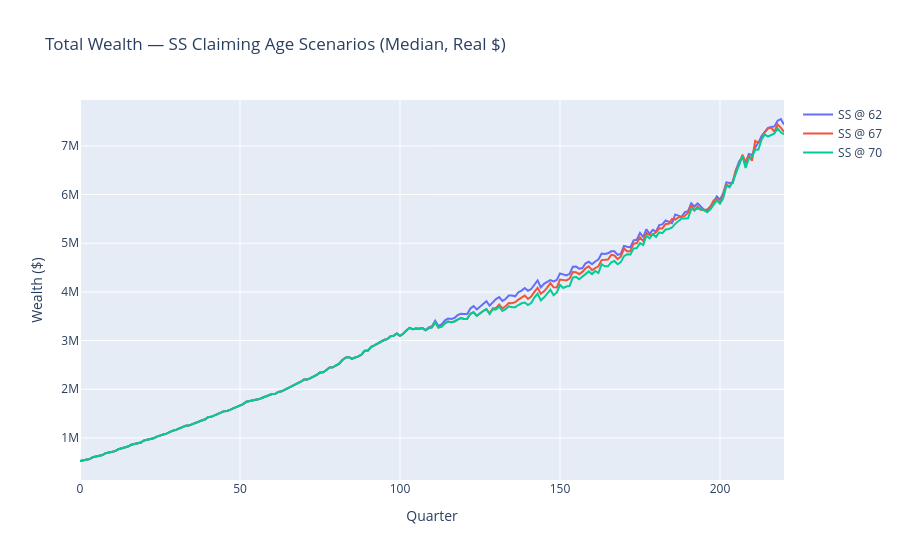

Source (notebook cell):
### Code cell
fig = go.Figure()

for label, r in scenario_results.items():
    median_path = np.median(r.total.paths, axis=0)
    fig.add_trace(go.Scatter(
        x=list(range(len(median_path))),
        y=median_path.tolist(),
        name=label,
        mode="lines",
    ))

fig.update_layout(
    title="Total Wealth — SS Claiming Age Scenarios (Median, Real $)",
    xaxis_title="Quarter",
    yaxis_title="Wealth ($)",
)
fig.show()

print("\nTerminal wealth (median, real $):")
for label, r in scenario_results.items():
    med = float(np.median(r.total.paths[:, -1]))
    print(f"  {label}: ${med:>12,.0f}")

### Figure 1 — Plotly figure (JSON) as saved in the notebook; plotly's stock layout.template omitted (floating-point values rounded to 4 significant figures; data arrays with more than 128 entries replaced by an {"elided": "..."} marker saying what was removed)
{"data": [{"mode": "lines", "name": "SS @ 62", "type": "scatter", "x": {"elided": "221 int values"}, "y": {"elided": "221 float values"}}, {"mode": "lines", "name": "SS @ 67", "type": "scatter", "x": {"elided": "221 int values"}, "y": {"elided": "221 float values"}}, {"mode": "lines", "name": "SS @ 70", "type": "scatter", "x": {"elided": "221 int values"}, "y": {"elided": "221 float values"}}], "layout": {"title": {"text": "Total Wealth — SS Claiming Age Scenarios (Median, Real $)"}, "xaxis": {"title": {"text": "Quarter"}}, "yaxis": {"title": {"text": "Wealth ($)"}}}}
